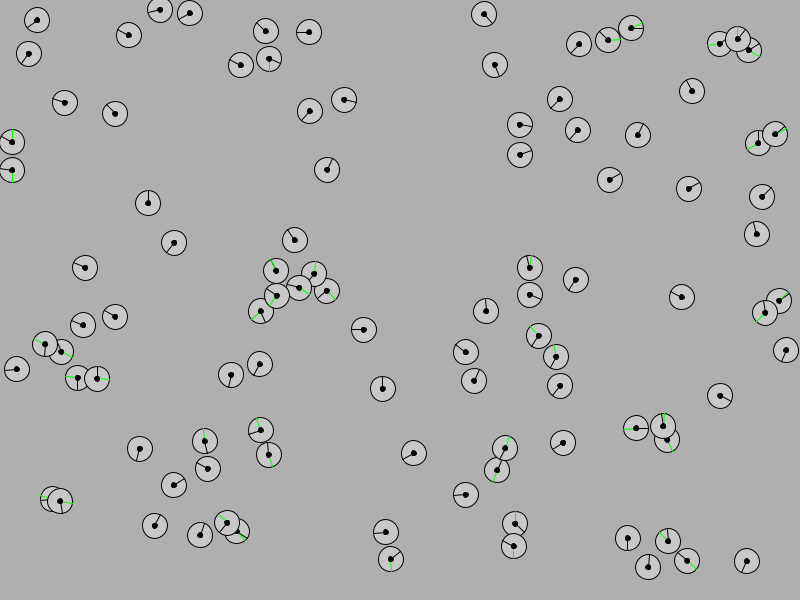
Frame 1 (no input)
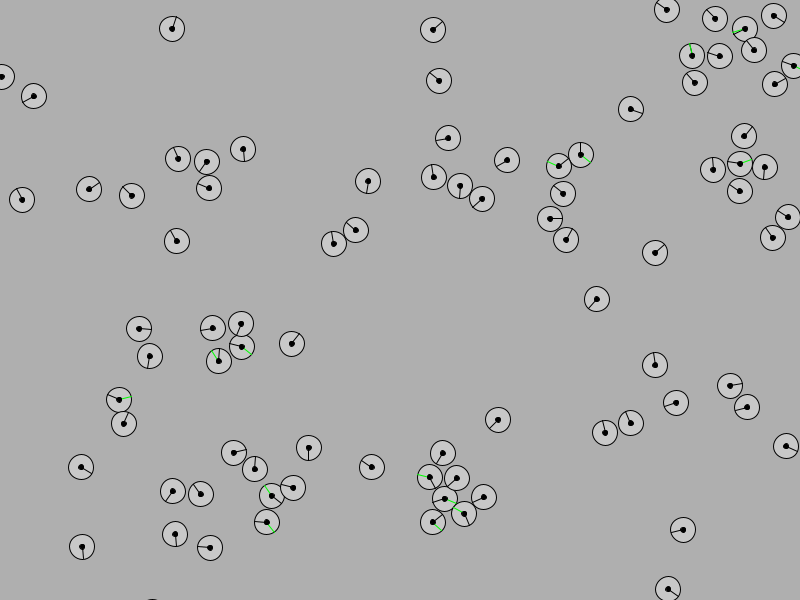
Frame 60 (the mouse pressed at the canvas centre just before this capture)
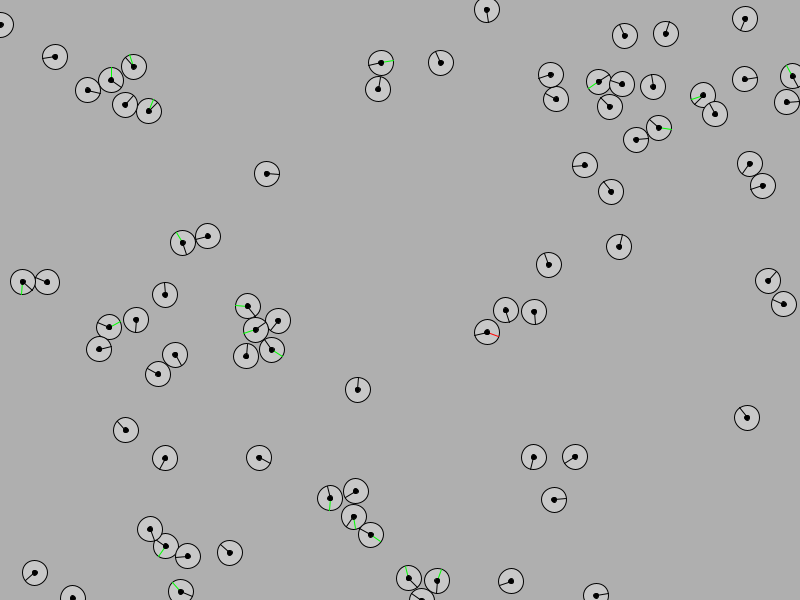
Frame 120 (the mouse held since frame 60 and released just before this capture)

The Processing sketch that drew these frames (run headless with seeded random() and noise(); from frame 60 on, the mouse is pressed at the canvas centre):

// Processing sketch: MouseAvoider
// ── MouseAvoider.pde
Agent[] agents = new Agent[100];
PVector mouse;
void setup(){
  size(800, 600);
  for (int i = 0; i < agents.length; i++){
    agents[i] = new Agent(random(width), random(height), 3, .2, i);
  }
  //noStroke();
}

void draw() {
  background(175);
  for (int i = 0; i < agents.length; i++){
    agents[i].update();
  }
  for (int i = 0; i < agents.length; i++){
    agents[i].display();
  }
  println(frameRate);
}

// ── Agent.pde
class Agent {
  PVector pos, vel, acc, steer, randy, flee, dir, sep;
  float maxSpeed, maxForce, r;
  boolean arrived;
  int index;

  Agent (float _px, float _py, float _ms, float _mf, int i_) {
    pos = new PVector(_px, _py);
    vel = new PVector(0, 0);
    acc = new PVector(0, 0);
    maxSpeed = _ms;
    maxForce = _mf;
    r = 6;
    arrived = false;
    index = i_;
    flee = new PVector(0, 0);
  }
  
  void think(){
    randy = new PVector(map(noise(index, frameCount * .005, 0), 0, 1, -1, 1), map(noise(index, frameCount * .005, 1), 0, 1, -1, 1));
    randy.normalize();
    
    sep = separate(agents, 25);
    sep.normalize();
    
    seek(PVector.add(pos, randy));
    //seek(width/2, height/2, 5);
    PVector evasion = new PVector(0, 0);
    if (dist(mouseX, mouseY, pos.x, pos.y) < 100 && mousePressed) {
      evasion = evade(mouseX, mouseY);
      evasion.normalize();
    }
    
    PVector look = dodgeEdges();
    look.normalize();
    
    acc = new PVector(0, 0);
    acc.add(randy.mult(maxSpeed * 2));
    acc.add(evasion.mult(maxSpeed * 2.5));
    acc.add(sep.mult(maxSpeed * 10));
    //acc.add(look.mult(maxSpeed * 4.5));
    acc.setMag(maxSpeed);
  }

  void update() {
    think();
    vel.add(acc);
    vel.limit(maxSpeed);
    pos.add(vel);
    acc.set(0, 0);
    if ( pos.x > width ) {
      pos.x = 0;
    } else if (pos.x < 0) {
      pos.x = width;
    }
    if ( pos.y > width ) {
      pos.y = 0;
    } else if (pos.y < 0) {
      pos.y = width;
    }
  }

  void display() {
    /*
    float theta = vel.heading() + PI/2;
     fill(127);
     stroke(0);
     strokeWeight(1);
     pushMatrix();
     translate(pos.x, pos.y);
     rotate(theta);
     beginShape();
     vertex(0, -r*2);
     vertex(-r, r*2);
     vertex(r, r*2);
     endShape(CLOSE);
     popMatrix();
     */
    ellipseMode(CENTER);
    fill(200);
    ellipse(pos.x, pos.y, 25, 25);
    fill(0);
    stroke(0);
    randy.normalize();
    line(pos.x, pos.y, pos.x + (randy.x * 12.5), pos.y + (randy.y * 12.5));
    stroke(255, 0, 0);
    flee.normalize();
    line(pos.x, pos.y, pos.x + (flee.x * 12.5), pos.y + (flee.y * 12.5));
    flee = new PVector(0, 0);
    stroke(0, 255, 0);
    sep.normalize();
    line(pos.x, pos.y, pos.x + (sep.x * 12.5), pos.y + (sep.y * 12.5));
    sep = new PVector(0, 0);
    stroke(0);
    ellipse(pos.x, pos.y, 5, 5);
  }
  
  PVector dodgeEdges(){
    PVector dodge = new PVector(0, 0);
    
    if(pos.x < 40){
      dodge.add(new PVector(1, 0));
    }else if(pos.x > width - 40){
      dodge.add(new PVector(-1, 0));
    }
    
    if(pos.y < 40){
      dodge.add(new PVector(0, 1));
    }else if(pos.y > height - 40){
      dodge.add(new PVector(0, -1));
    }
    
    return dodge;
  }


  PVector seek(PVector t) {
    PVector desired = PVector.sub(t, pos);

    float d = desired.mag();


    if (d < 100) {
      float m =  map(d, 0, 100, 0, maxSpeed);
      desired.setMag(m);
    }

    PVector steer = PVector.sub(desired, vel);
    steer.normalize();
    return steer;
  }

  PVector evade(PVector t) {

    PVector desired = PVector.sub(t, pos);
    desired.mult(-1);
    flee = desired;

    PVector steer = PVector.sub(desired, vel);
    steer.normalize();
    return steer;
  }
  
  PVector separate (Agent[] agents, float minSep) {
    float desiredseparation = minSep;
    PVector sum = new PVector();
    int count = 0;
    
    for (int i = 0; i < agents.length; i++) {
      float d = PVector.dist(pos, agents[i].pos);
      // If the distance is greater than 0 and less than an arbitrary amount (0 when you are yourself)
      if ((d > 0) && (d < desiredseparation)) {
        // Calculate vector pointing away from neighbor
        PVector diff = PVector.sub(pos, agents[i].pos);
        diff.normalize();
        diff.div(d);        // Weight by distance
        sum.add(diff);
        count++;            // Keep track of how many
      }
    }
    PVector steer = new PVector(0, 0);
    // Average -- divide by how many
    if (count > 0) {
      // Our desired vector is moving away maximum speed
      sum.setMag(maxSpeed);
      steer = PVector.sub(sum, vel);
      steer.limit(maxForce);
    }
    return steer;
  }

  PVector seek(float _t1, float _t2) {
    PVector target = new PVector(_t1, _t2);
    return seek(target);
  }

  PVector evade(float _t1, float _t2) {
    PVector target = new PVector(_t1, _t2);
    return evade(target);
  }

  void addForce(PVector force) {
    // I could add mass here if I want A = F / M
    acc.add(force);
  }
}
